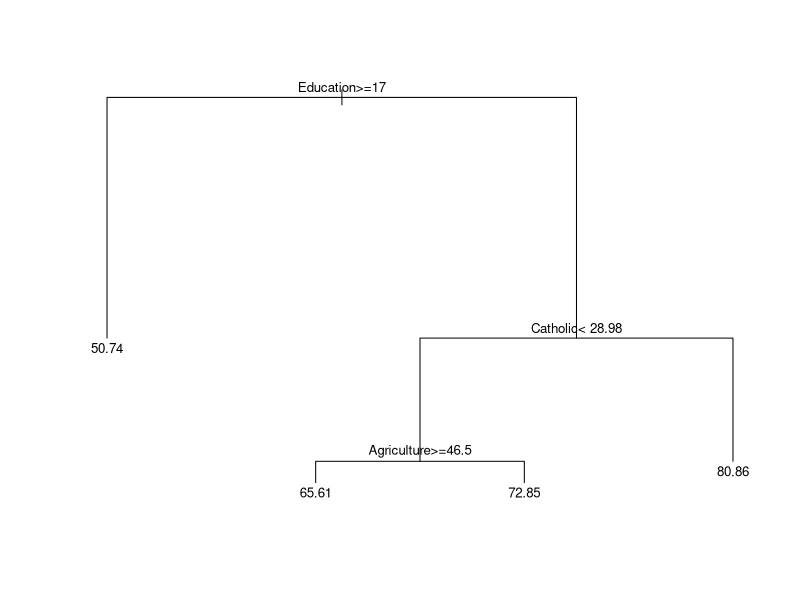
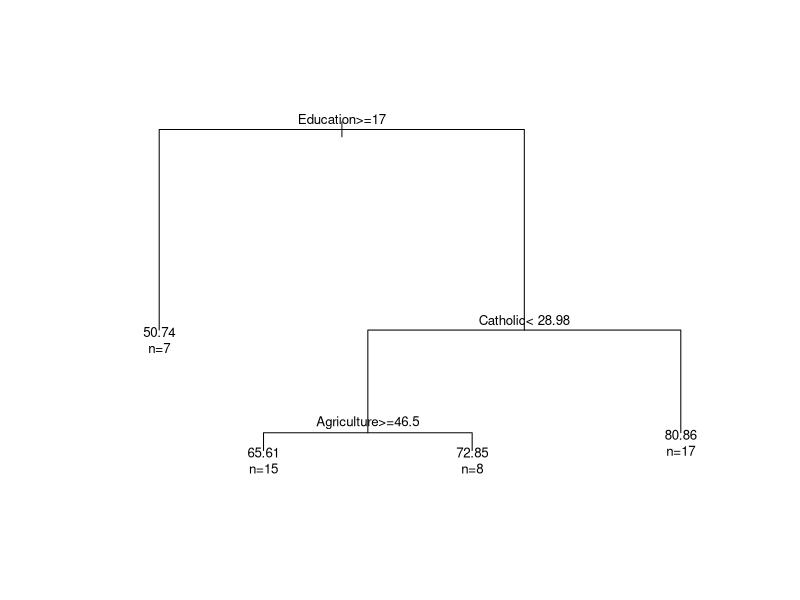

Here is the R script that generated these plots, in order: (Note: this script raises an error after producing the figures.)
require(rpart)
summary(swiss)

### this is regression
swiss_rpart <- rpart(Fertility ~ Agriculture + Education + Catholic, data = swiss)

plot(swiss_rpart) # try some different plot options
text(swiss_rpart, cex=.8) # try some different text options

plot(swiss_rpart,compress=TRUE,margin=0.1) # add margin so the text don't get cut
text(swiss_rpart, use.n=TRUE, cex=.8) # add the leaf size and shrink the text by factor of 0.8

### plot the tree in rpart way
rpart.plot(swiss_rpart)

